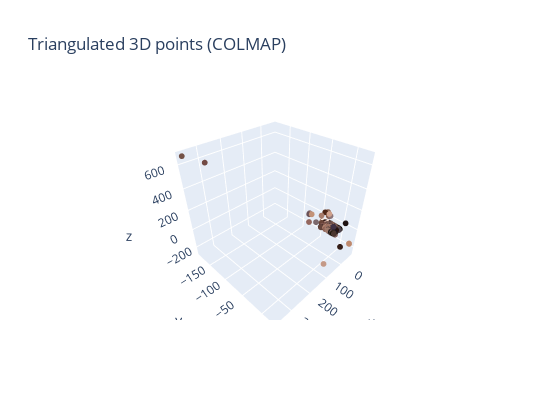

The notebook cell this image was saved under:
### Code cell
X_pred = triangulate(x1, x2, P1, P2, [camera.width, camera.height])
X_eucl = X_pred/X_pred[-1,:]
points3d = X_eucl[:3].T
fig = go.Figure(layout=dict(height=400, width=550, title="Triangulated 3D points (COLMAP)"))
points3d = X_eucl[:3].T
fig.add_trace(go.Scatter3d(x=points3d[:,0], y=points3d[:,1], z=points3d[:,2],mode='markers',name='3d points',marker=dict(color=rgb_txt, size=2)))
fig.show()

### Figure 1 — Plotly figure (JSON) as saved in the notebook; plotly's stock layout.template omitted (floating-point values rounded to 4 significant figures; data arrays with more than 128 entries replaced by an {"elided": "..."} marker saying what was removed)
{"data": [{"marker": {"color": {"elided": "1571x3 float values"}, "size": 2}, "mode": "markers", "name": "3d points", "type": "scatter3d", "x": {"elided": "1571 float values"}, "y": {"elided": "1571 float values"}, "z": {"elided": "1571 float values"}}], "layout": {"height": 400, "title": {"text": "Triangulated 3D points (COLMAP)"}, "width": 550}}
